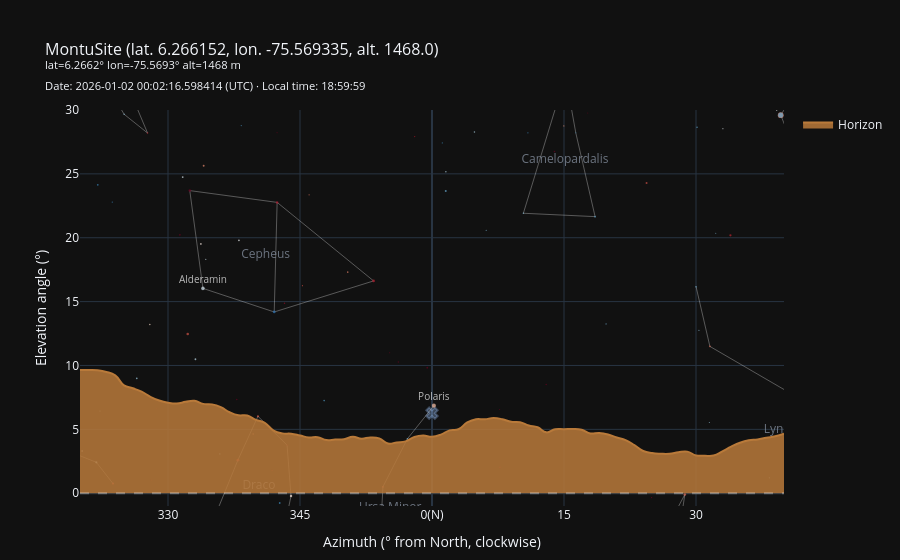

Notebook code cell kept with this figure:
### Markdown cell above
As shown earlier, you can dynamically plot the stars that are visible from this specific site at a given local time, taking the real horizon topography into account:

### Code cell
mtime = mn.Time('2026-01-01 19:00:00', zone=udea)
# Show the sky in a 40° window centred towards North (az=0)
fig = udea.horizon.plot_horizon(
    at=mtime,
    mag_limit=5,
    az_center=0, 
    az_delta=40, 
    elev_view=30, # optional: adjust elevation limit
    show_asterism=True,
)

### Figure 1 — Plotly figure (JSON) as saved in the notebook; plotly's stock layout.template omitted (floating-point values rounded to 4 significant figures; data arrays with more than 128 entries replaced by an {"elided": "..."} marker saying what was removed)
{"data": [{"hoverinfo": "text", "hovertext": ["NCP<br>Az: 0.0°<br>El: 6.27°"], "marker": {"color": "rgba(160,200,255,0.3)", "line": {"color": "rgba(160,200,255,0.3)", "width": 2}, "opacity": 1, "size": 10, "symbol": "x"}, "mode": "markers", "name": "NCP", "showlegend": false, "text": [""], "textfont": {"color": "rgba(160,200,255,0.3)", "size": 10}, "textposition": "top center", "type": "scatter", "x": [0], "y": [6.266]}, {"hoverinfo": "skip", "line": {"color": "rgba(255, 255, 255, 0.3)", "width": 1}, "mode": "lines", "name": "Asterisms", "showlegend": false, "type": "scatter", "x": {"elided": "1020 float values"}, "y": {"elided": "1020 float values"}}, {"hoverinfo": "text", "hovertext": {"elided": "204 str values"}, "marker": {"cmax": 1.2, "cmin": -0.4, "color": {"elided": "204 float values"}, "colorscale": [[0, "rgb(103,0,31)"], [0.1, "rgb(178,24,43)"], [0.2, "rgb(214,96,77)"], [0.3, "rgb(244,165,130)"], [0.4, "rgb(253,219,199)"], [0.5, "rgb(247,247,247)"], [0.6, "rgb(209,229,240)"], [0.7, "rgb(146,197,222)"], [0.8, "rgb(67,147,195)"], [0.9, "rgb(33,102,172)"], [1, "rgb(5,48,97)"]], "line": {"width": 0}, "reversescale": true, "size": {"elided": "204 float values"}}, "mode": "markers+text", "name": "Stars", "showlegend": false, "text": {"elided": "204 str values"}, "textfont": {"color": "rgba(255,255,255,0.7)", "size": 10}, "textposition": "top center", "type": "scatter", "x": {"elided": "204 float values"}, "y": {"elided": "204 float values"}}, {"hoverinfo": "skip", "mode": "text", "name": "Constellations", "showlegend": false, "text": ["Andromeda", "Aries", "Cassiopeia", "Cepheus", "Draco", "Camelopardalis", "Ursa Major", "Lacerta", "Lynx", "Perseus", "Ursa Minor", "Triangulum"], "textfont": {"color": "rgba(130, 140, 155, 0.8)", "size": 12}, "type": "scatter", "x": [-18.97, 15.52, -6.953, -18.91, -19.67, 15.11, 27.03, -36.76, 39.18, 28.6, -4.753, 9.541], "y": [57.57, 72.44, 35.4, 18.63, 0.557, 26.12, -4.094, 30.84, 4.951, 46.21, -1.123, 62.8]}, {"customdata": {"elided": "81x2 float values"}, "fill": "tozeroy", "fillcolor": "rgba(185,122,58,0.85)", "hovertemplate": "<b>Azimuth</b>: %{customdata[0]:.2f}°<br><b>Elevation</b>: %{y:.2f}°<br><b>Distance</b>: %{customdata[1]:.1f} km<extra></extra>", "line": {"color": "#b97a3a", "shape": "spline", "smoothing": 1.3, "width": 2}, "mode": "lines", "name": "Horizon", "type": "scatter", "x": [-40.0, -39.0, -38.0, -37.0, -36.0, -35.0, -34.0, -33.0, -32.0, -31.0, -30.0, -29.0, -28.0, -27.0, -26.0, -25.0, -24.0, -23.0, -22.0, -21.0, -20.0, -19.0, -18.0, -17.0, -16.0, -15.0, -14.0, -13.0, -12.0, -11.0, -10.0, -9.0, -8.0, -7.0, -6.0, -5.0, -4.0, -3.0, -2.0, -1.0, 0.0, 1.0, 2.0, 3.0, 4.0, 5.0, 6.0, 7.0, 8.0, 9.0, 10.0, 11.0, 12.0, 13.0, 14.0, 15.0, 16.0, 17.0, 18.0, 19.0, 20.0, 21.0, 22.0, 23.0, 24.0, 25.0, 26.0, 27.0, 28.0, 29.0, 30.0, 31.0, 32.0, 33.0, 34.0, 35.0, 36.0, 37.0, 38.0, 39.0, 40.0], "y": [9.65, 9.642, 9.62, 9.496, 9.228, 8.441, 8.217, 7.95, 7.551, 7.256, 7.084, 7.021, 7.153, 7.241, 6.995, 6.954, 6.739, 6.34, 6.099, 6.081, 5.743, 5.509, 4.907, 4.686, 4.656, 4.519, 4.372, 4.387, 4.159, 4.203, 4.23, 4.414, 4.272, 4.366, 4.297, 3.892, 3.979, 4.062, 4.405, 4.514, 4.424, 4.589, 4.922, 5.005, 5.538, 5.799, 5.786, 5.89, 5.791, 5.592, 5.554, 5.298, 5.163, 4.764, 5.005, 5.009, 5.031, 4.976, 4.68, 4.719, 4.604, 4.358, 4.159, 3.764, 3.304, 3.143, 3.091, 3.089, 3.203, 3.257, 2.959, 2.934, 2.949, 3.277, 3.646, 3.954, 4.143, 4.205, 4.346, 4.453, 4.663]}], "layout": {"hovermode": "x unified", "margin": {"b": 50, "t": 110}, "shapes": [{"line": {"color": "rgba(255,255,255,0.3)", "dash": "dash"}, "type": "line", "x0": 0, "x1": 1, "xref": "x domain", "y0": 0, "y1": 0, "yref": "y"}], "title": {"font": {"size": 16}, "text": "MontuSite (lat. 6.266152, lon. -75.569335, alt. 1468.0)<br><sup>lat=6.2662° lon=-75.5693° alt=1468 m<br>Date: 2026-01-02 00:02:16.598414 (UTC) · Local time: 18:59:59</sup>"}, "xaxis": {"range": [-40, 40], "tickmode": "array", "ticktext": ["330", "345", "0(N)", "15", "30"], "tickvals": [-30, -15, 0, 15, 30], "title": {"text": "Azimuth (° from North, clockwise)"}}, "yaxis": {"range": [-1, 30], "title": {"text": "Elevation angle (°)"}}}}
